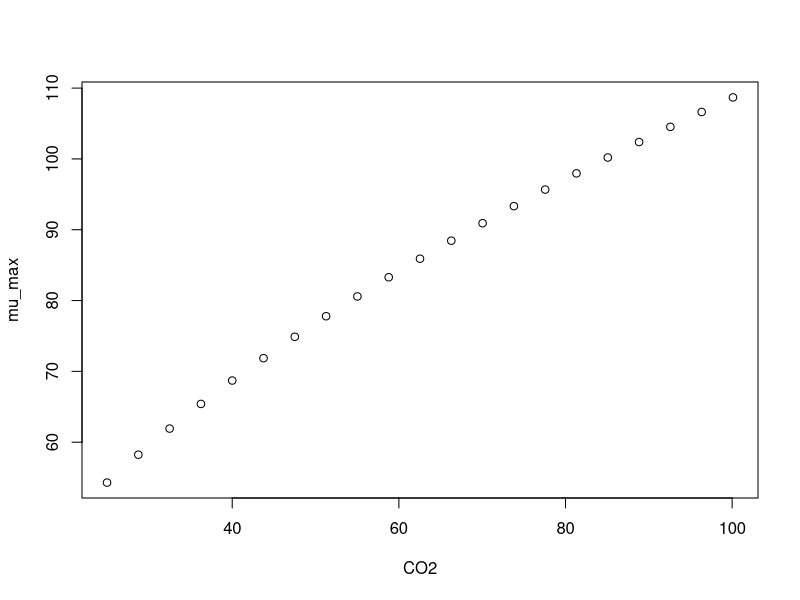

Here is the R script that generated this plot:
#############################
# start of Parameter script
#############################
CO2 <- seq(24.975024975025,100.1,length.out=21)
#############################
# end of Parameter script
#############################
############################# 
# start of Model script Gropin ID 451 
#############################
 
# constant coefficients for this model
 
variables <- data.frame(CO2)
argumentsPar <- expand.grid(variables)
 
# heart of the model
response_surface <- function(CO2) {
   mumax <-sqrt(118*(CO2+0.007))

return(mumax=mumax)
} 

# output parameters
mumax <- cbind(argumentsPar,response_surface(argumentsPar['CO2']))
colnames(mumax) <- c(colnames(argumentsPar),'mumax')
#############################
# End of Model script
#############################
############################# 
# start of Visualisation script Gropin ID 451 
#############################
plot(CO2,mumax$mumax,
                          xlab='CO2',
                          ylab='mu_max')
#############################
# End of Visualisation script
#############################
